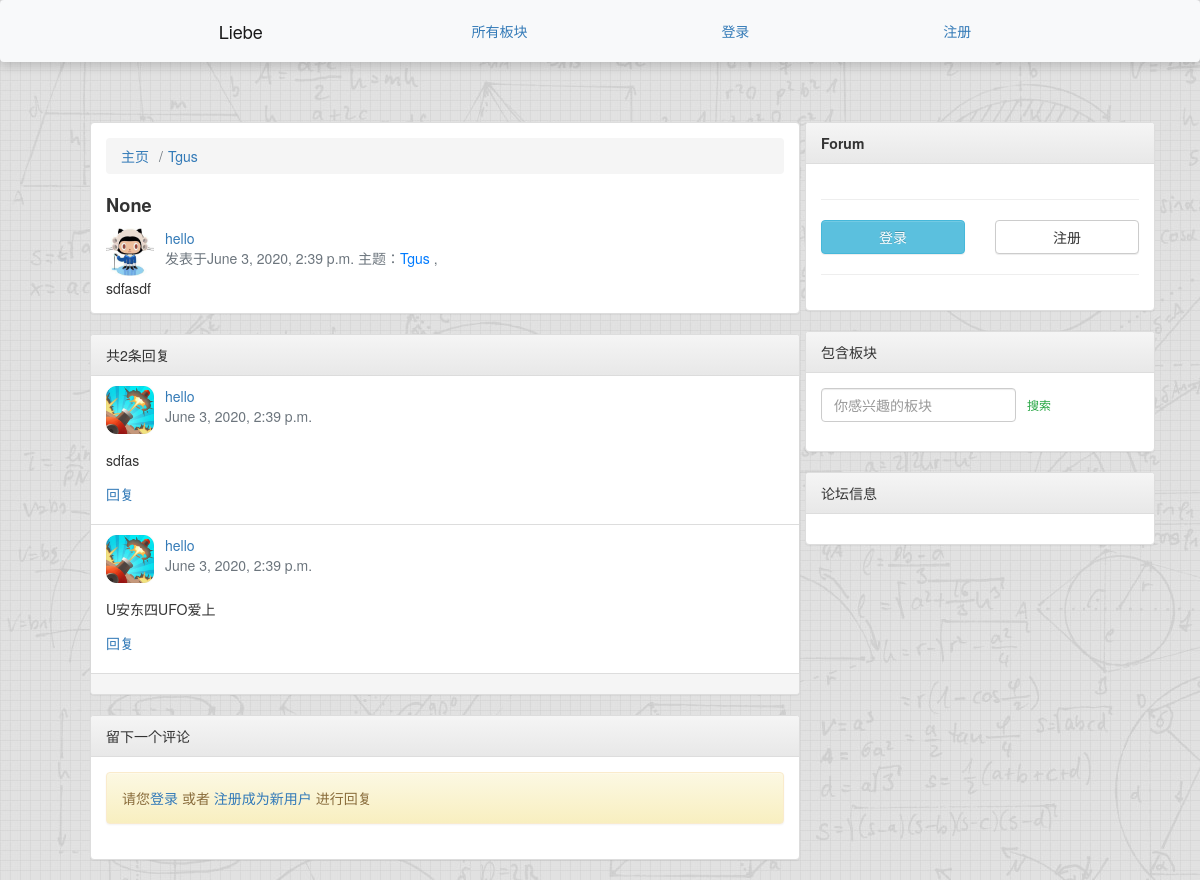
Screenshot of /posts/by/hello/3/ with the database file from the repository.
### posts/models.py (models this page shows, shortened)
class Post(models.Model):
    title = models.CharField(max_length=200, blank=True, null=True)
    user = models.ForeignKey(User, related_name="posts",on_delete=models.CASCADE)
    created_at = models.DateTimeField(auto_now=True)
    message = models.TextField()
    message_html = models.TextField(editable=False)
    group = models.ForeignKey(
        Group, related_name="posts",null=True,
        blank=True,on_delete=models.CASCADE
    )
    class Meta:
        ordering = ["-created_at"]
        unique_together = ["user", "message"]

### groups/models.py (models this page shows, shortened)
class Group(models.Model):
    name = models.CharField(max_length=255, unique=True)
    slug = models.SlugField(allow_unicode=True, unique=True)
    description = models.TextField(blank=True, default='')
    description_html = models.TextField(editable=False, default='', blank=True)
    members = models.ManyToManyField(User,through="GroupMember")
    class Meta:
        ordering = ["name"]

### accounts/models.py (models this page shows, shortened)
class User(AbstractUser):
    signature = models.CharField(max_length=255, blank=True, null=True)
    head_img = models.ImageField(height_field=150, width_field=150, blank=True, null=True)
    friends = models.ManyToManyField("User", blank=True, related_name='followed_by')
    def __str__(self):
        return "" + self.username

### comments/models.py (models this page shows, shortened)
class Comment(models.Model):
    post = models.ForeignKey(
        Post,
        on_delete=models.CASCADE,
        related_name="comments"
    )
    parent_comment = models.ForeignKey(
        'self', blank=True, null=True, related_name='my_children', on_delete=models.CASCADE)
    user = models.ForeignKey(User, on_delete=models.CASCADE, related_name="comments")
    content = models.TextField(max_length=1024, null=True, blank=True)
    date = models.DateTimeField(auto_now_add=True)

### posts/views.py (the view)
# urls.py: path("by/<username>/<int:pk>/",views.PostDetail.as_view(),name="single"),
class PostDetail(SelectRelatedMixin, generic.DetailView):
    model = models.Post
    select_related = ("user", "group")
    def get_queryset(self):
        queryset = super().get_queryset()
        return queryset.filter(
            user__username__iexact=self.kwargs.get("username")
        )

### posts/templates/posts/post_detail.html (shortened to what this page needs)
{% extends "posts/post_base.html" %}
{% load static %}
{% block post_content %}
<div class="panel panel-default">
    <div class="panel-body">
        <nav aria-label="breadcrumb">
            <ol class="breadcrumb">
                <li class="breadcrumb-item"><a href="/">主页</a></li>
                <li class="breadcrumb-item"><a
                        href="{% url 'groups:single' slug=post.group.slug %}">{{ post.group.name }}
                    </a></li>
            </ol>
        </nav>
        <h1 class="topic-title">{{ post.title }}</h1>
        <div class="topic-meta row">
            <div class="col-xs-2 col-sm-1">
                <img class="user-avatar" src="{% static  'img/4.jpg' %}" alt="" />
            </div>
            <div class="col-xs-9 col-sm-10">
                <p class="text-muted">
                    <a href="/u/1/">{{ post.user.username }}</a>
                    <br />
                    <span>发表于{{ post.created_at }} 主题：<a class="text-primary"
                            href="{% url 'groups:single' slug=post.group.slug %}">{{ post.group.name }}
                        </a>, </span>
                </p>
            </div>
        </div>
        <div class="topic-content">
            {{ post.message|safe }}
        </div>
    </div>
</div>
<div class="panel panel-default">
    <div class="panel-heading">
        共{{ post.comments.count }}条回复
    </div>
    <ul class="list-group reply-list">
        {% for  comment in post.comments.all %}
        <li class="list-group-item reply-item">
            <div class="topic-meta row">
                <div class="col-xs-2 col-sm-1">
                    <img class="user-avatar" src="{% static 'image/1.jpg' %}" alt="">
                </div>
                <div class="col-xs-9 col-sm-10">
                    <p class="text-muted">
                        <a href="{% url 'comments:comment_detail' pk=comment.id %}">{{ comment.user }}</a> <br>
                        <span>{{ comment.date }}</span>
                    </p>
                </div>
            </div>
            <div class="reply-content">
                <p>{{ comment.content|safe }}</p>
            </div>
            <p class="reply-link">
                <a href="#" data-username="gladuo" class="reply-to">回复</a>
            </p>
        </li>
        {% endfor %}
    </ul>
    <div class="panel-footer">
    </div>
</div>
 <div class="panel panel-default">
    <div class="panel-heading">留下一个评论</div>
    <div class="panel-body">
        {% if user.is_authenticated %}
        <form action="{% url 'comments:postComment'  pk=post.id username=user.username %}" method="POST">
            {% comment %} <form method="post"> {% endcomment %}
                {% csrf_token %}
                {% comment %} <link href="{% static  'editor/demo.css' %}" type="text/css" media="all" rel="stylesheet" />
                <link href="{% static  'editor/editor1.css' %}" type="text/css" media="all" rel="stylesheet" />
                <script type="text/javascript" src="{% static  'editor/Markdown.Converter.js' %}"></script>
                <script type="text/javascript" src="{% static  'editor/Markdown.Converter1.js' %}"></script>
                <script type="text/javascript" src="{% static  'editor/Markdown.Sanitizer.js' %}"></script>
                <script type="text/javascript" src="{% static   'editor/Markdown.Editor.js' %}"></script>
                <script type="text/javascript" src="{% static  'editor/Markdown.Extra.js' %}"></script>
                <script type="text/javascript" src="{% static  'editor/pagedown_init.js' %}"></script>
                 {% endcomment %}
                {% comment %} <div id="div_id_content_raw" class="form-group">
                    <div class="controls ">
                        <div class="wmd-wrapper" id="id_content_raw-wmd-wrapper">
                            <div class="wmd-panel">
                                <div id="id_content_raw_wmd_button_bar"></div> {{ forms.content }}
                            </div>
                            <p class="wmd-preview-title"><small>Preview:</small></p>
                            <div id="id_content_raw_wmd_preview" class="wmd-panel wmd-preview"></div>
                        </div>
                    </div>
                </div> {% endcomment %}
                <div class="form-group">
                    <div class="controls ">
                     <label for="content">评论内容</label>
    <input id="content" type="text" name="content" />
                    </div>
                </div>
                <div class="form-group">
                    <div class="controls "> <input type="submit" name="submit" value="Submit" class="btn btn-primary"
                            id="submit-id-submit" /> </div>
                </div>
            {% comment %} </form> {% endcomment %}
        </form>
        {% else %}
        <div class="alert alert-warning" role="alert">
            请您<a href="{% url  'accounts:login' %}">登录</a> 或者 <a href="{% url  'accounts:signup' %}">注册成为新用户</a> 进行回复
        </div>
        {% endif %}
    </div>
</div>
{% endblock %}

### static/simplesocial/css/master.css (style rules this page uses)
body { background: url("../../img/bg.jpg"); }
img.user-avatar { width: 48px; height: 48px; }
h1.topic-title { font-size: 1.3em; font-weight: bold; line-height: 1.3em; }
div.reply-content p { margin-top: 1em; }

### rows the page displays
Post: group.name "Tgus", title "None", user.username "hello", created_at "June 3, 2020, 2:39 p.m.", message "sdfasdf", comments.count "2"
Comment: user "hello", date "June 3, 2020, 2:39 p.m.", content "sdfas"
Comment: user "hello", date "June 3, 2020, 2:39 p.m.", content "U安东四UFO爱上"
